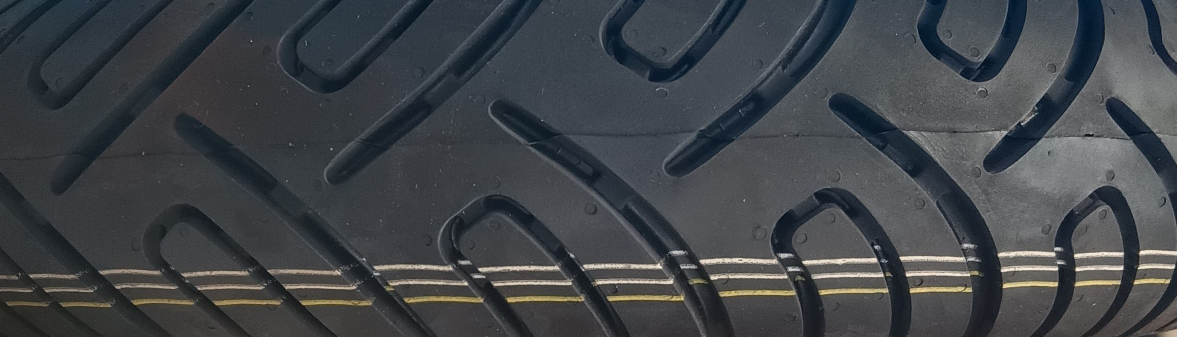
#> input picture tyre/tyre images/only_tyre.jpg, 2353 x 674 px, found by its file name (shown at 1/2 size)
$ python tyre_segment.py
#> lines starting #> are read from the running program, lines starting #| are printed output that depends on the picture; after the words box and inside, x2 and y2 are one past the last pixel; in counts of white or black regions, pixels touching at a corner belong together
import cv2
import numpy as np

file = r"tyre\tyre images\only_tyre.jpg"
img = cv2.imread(file)
#> img is the input picture: shape (674, 2353, 3); mean B, G, R 72.6, 68.6, 64.6

black_threshold = 127
img_copy = img.copy()
gray = cv2.cvtColor(img, cv2.COLOR_BGR2GRAY)
ret, thresh = cv2.threshold(gray, black_threshold, 255, cv2.THRESH_BINARY)
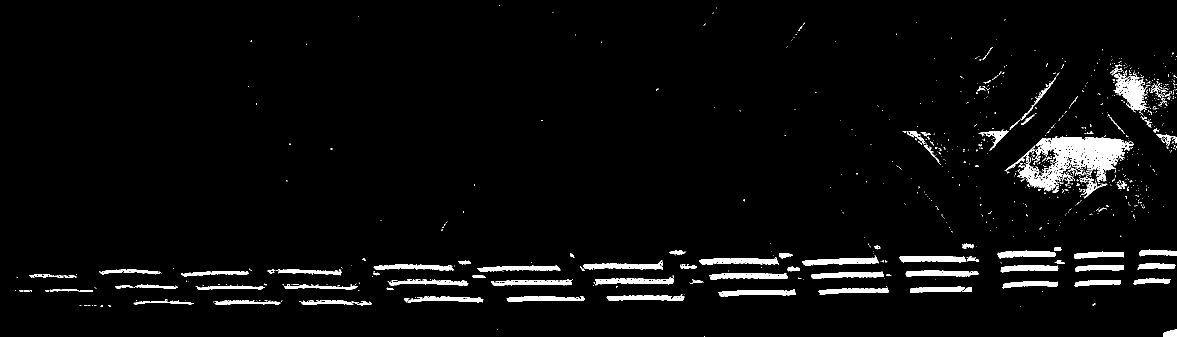
#> thresh: shape (674, 2353) (shown at 1/2 size); 3.8% white; 983 white regions (865 under 20 px)
#> ret = 127
gray = cv2.GaussianBlur(thresh, (5, 5), 0)
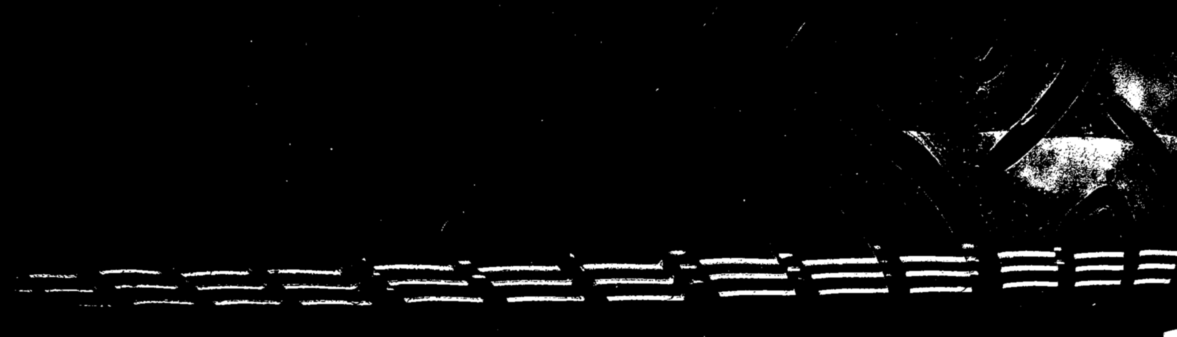
#> gray: shape (674, 2353) (shown at 1/2 size); min 0, max 255, mean 9.6
contours, hierarchy = cv2.findContours(gray, cv2.RETR_EXTERNAL, cv2.CHAIN_APPROX_SIMPLE) # RETRIEVE ONLY PARENT/EXTERNAL CONTOURS
#> contours = 275 contours, 80 with area under 20; largest, box (x1, y1, x2, y2) and area: (2007, 223, 2269, 413) 21544, (2218, 115, 2353, 308) 10274, (1951, 142, 2121, 306) 3210, (1397, 505, 1587, 532) 2570, (1416, 531, 1602, 562) 2414
# cv2.drawContours(img, contours, -1, (0, 255, 0), 1)

# hulls = [cv2.convexHull(contours[i]) for i in range(len(contours))]
# cv2.drawContours(img, hulls, -1, (0, 0, 255), 1)

strips = []
rects = []
for cnt in contours:
	x,y,w,h = cv2.boundingRect(cnt)
	rects.append((x,y,x+w,y+h))
	aspect_ratio = float(w)/h
	extent = cv2.contourArea(cnt)/(w*h)
	if aspect_ratio > 3 and extent > 0.3:
		strips.append(cnt)
		cv2.rectangle(img_copy,(x,y),(x+w,y+h),(255, 181, 233), 1)
#> this loop made 275 passes
#> (x, y, w, h, aspect_ratio, extent) on passes 1, 3, 5: (1406, 670, 6, 4, 1.5, 0.604), (2325, 656, 28, 18, 1.56, 0.73), (214, 608, 10, 7, 1.43, 0.707)
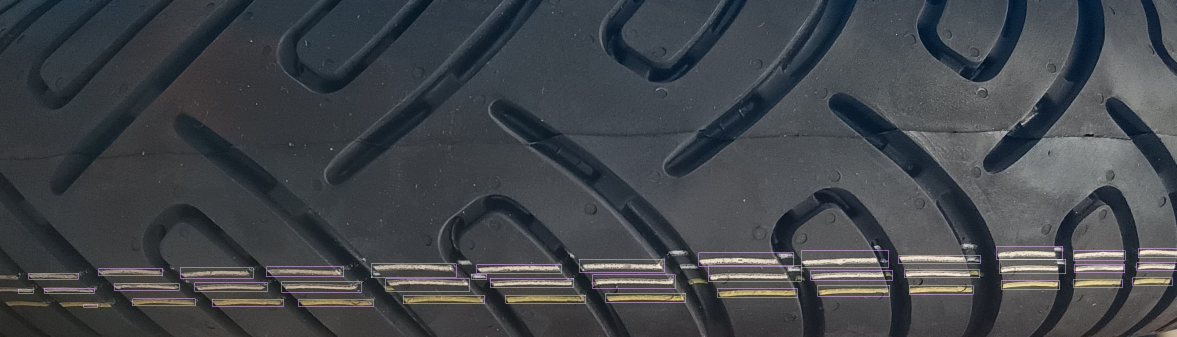
#> img_copy: shape (674, 2353, 3) (shown at 1/2 size); 0.78% of pixels changed, all inside (x1, y1, x2, y2) = (36, 492, 2353, 615)
#> after the loop, rects = 275 items, first 6: (1406, 670, 1412, 674), (993, 657, 998, 662), (2325, 656, 2353, 674), (2039, 610, 2044, 615), (214, 608, 224, 615), (199, 608, 208, 616); strips = 41 contours; largest, box (x1, y1, x2, y2) and area: (1397, 505, 1587, 532) 2570, (1416, 531, 1602, 562) 2414, (1158, 518, 1328, 544) 2296, (1602, 501, 1777, 534) 2281, (1185, 549, 1350, 577) 2197

# [5 lines of commented-out code are left out]

centers = []
for cnt in strips:
	M = cv2.moments(cnt)
	cY = int(M["m01"] / M["m00"])
	cX = int(M["m10"] / M["m00"])
	centers.append((cX, cY))
	mask = np.zeros(gray.shape,np.uint8)
	cv2.drawContours(mask,[cnt],0,255,-1) # "-1" means Filled solid white
	pixelpoints = cv2.findNonZero(mask)
	img_copy = cv2.drawContours(img_copy, [pixelpoints], -1, (0, 0, 255), 1)
	color = [0, 0, 0]
	px_count = 0
	for point in pixelpoints:
		x, y = point[0]
		if gray[y, x] > black_threshold:
			color += img[y, x]
			img_copy = cv2.drawContours(img_copy, [point], -1, (255, 0, 0), 1)
			px_count += 1
	mean_color = np.intp(color/px_count)
#> this loop made 41 passes
#> (cY, cX, mean_color) on passes 1 to 12: (610, 179, [104, 132, 146]), (604, 668, [102, 145, 162]), (604, 491, [104, 143, 162]), (604, 326, [103, 137, 152]), (598, 886, [103, 150, 167]), (597, 1089, [107, 155, 171]), (595, 1292, [116, 165, 181]), (581, 50, [124, 133, 140]), (585, 1514, [121, 170, 186]), (580, 137, [130, 140, 148]), (578, 1881, [139, 186, 202]), (581, 1707, [135, 178, 193])
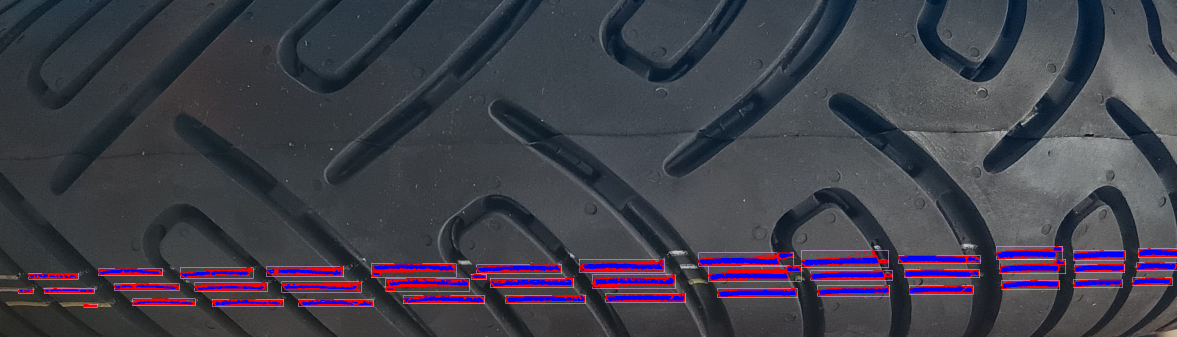
#> img_copy: shape (674, 2353, 3) (shown at 1/2 size); mean B, G, R 74.5, 62.9, 65.1
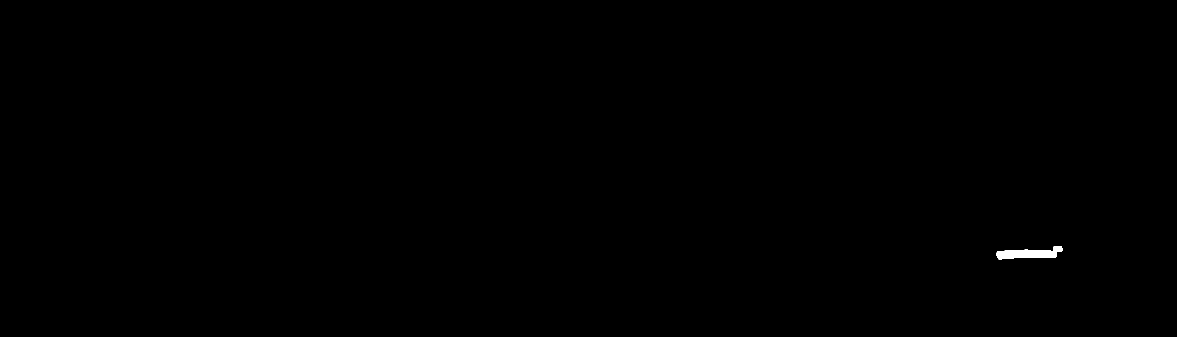
#> mask: shape (674, 2353) (shown at 1/2 size); 0.13% white; 1 white region, box (x1, y1, x2, y2) and area: (1993, 492, 2125, 519) 2008
#> after the loop, centers = 41 pairs, first value 50 to 2313, second value 505 to 610

for center in centers:
	selected_rects = []
	for rect in rects:
		x1, y1, x2, y2 = rect
		if x1 <= center[0] <= x2:
			selected_rects.append(rect)
		if len(selected_rects) == 3:
			break
	if len(selected_rects) == 3:
		break
#> this loop made 2 passes
#> center on passes 1 to 2: (179, 610), (668, 604)

for rect in selected_rects:
	x1, y1, x2, y2 = rect
	cv2.rectangle(img_copy, (x1, y1), (x2, y2), (0, 255, 0), 3)
#> this loop made 3 passes
#> (x1, y1, x2, y2) on passes 1 to 3: (597, 598, 746, 613), (563, 563, 722, 584), (533, 533, 687, 553)
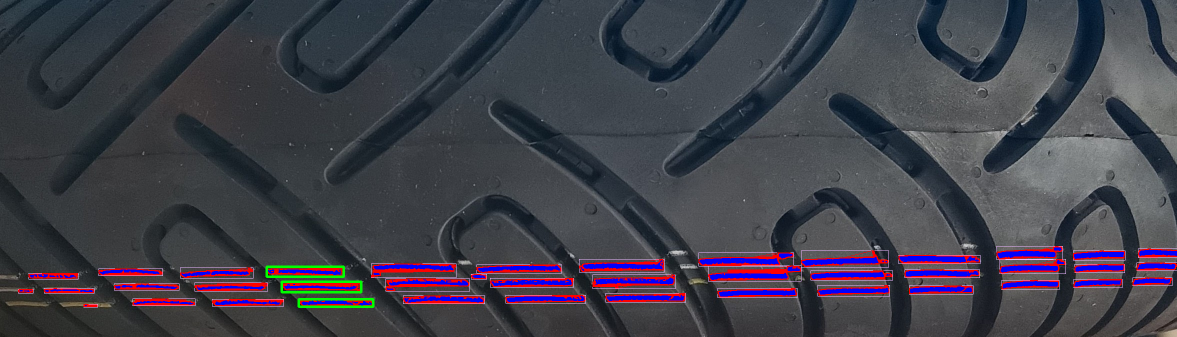
#> img_copy: shape (674, 2353, 3) (shown at 1/2 size); 0.32% of pixels changed, all inside (x1, y1, x2, y2) = (531, 531, 749, 616)


cv2.imshow('img', cv2.resize(img_copy, (1200, 400)))
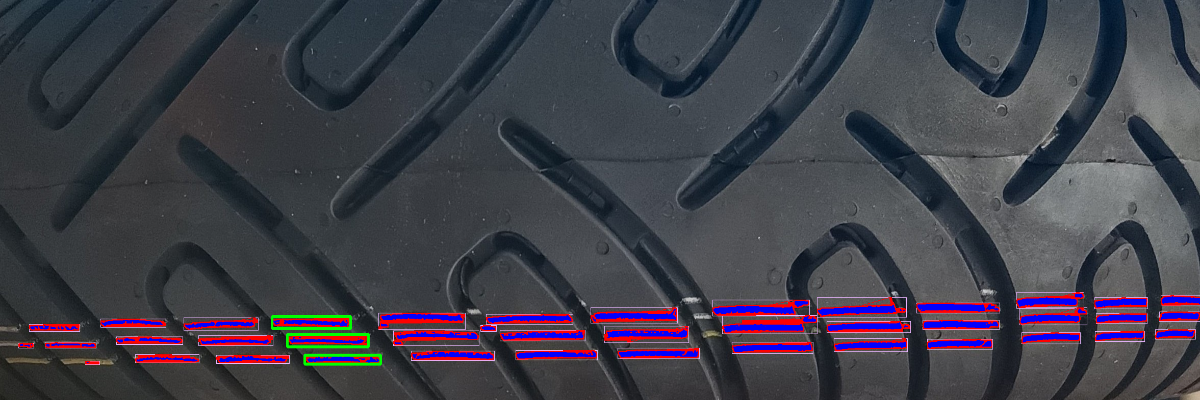
#> window 'img': shape (400, 1200, 3); mean B, G, R 74.1, 63.3, 64.6
cv2.imwrite('tyre_segment.jpg', img_copy)
cv2.waitKey(0)
cv2.destroyAllWindows()
